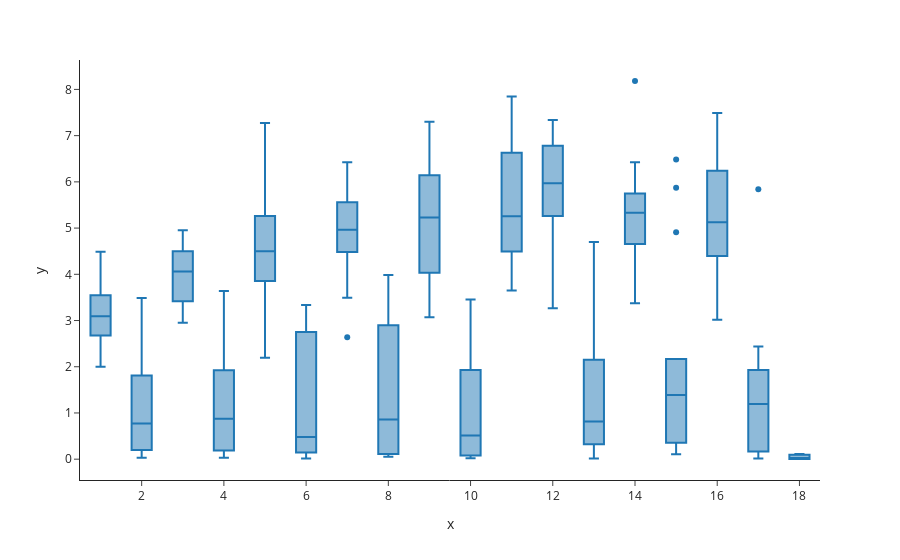

This figure's notebook cell:
### Code cell
px.box(x=sums_exp_days.index.get_level_values(0), y=sums_exp_days['In_g'], template='simple_white')

### Figure 1 — Plotly figure (JSON) as saved in the notebook; plotly's stock layout.template omitted (floating-point values rounded to 4 significant figures; data arrays with more than 128 entries replaced by an {"elided": "..."} marker saying what was removed)
{"data": [{"alignmentgroup": "True", "hovertemplate": "x=%{x}<br>y=%{y}<extra></extra>", "legendgroup": "", "marker": {"color": "#1F77B4"}, "name": "", "notched": false, "offsetgroup": "", "orientation": "v", "showlegend": false, "type": "box", "x": {"elided": "275 int values"}, "x0": " ", "xaxis": "x", "y": {"elided": "275 float values"}, "y0": " ", "yaxis": "y"}], "layout": {"boxmode": "group", "legend": {"tracegroupgap": 0}, "margin": {"t": 60}, "xaxis": {"anchor": "y", "domain": [0, 1], "title": {"text": "x"}}, "yaxis": {"anchor": "x", "domain": [0, 1], "title": {"text": "y"}}}}
